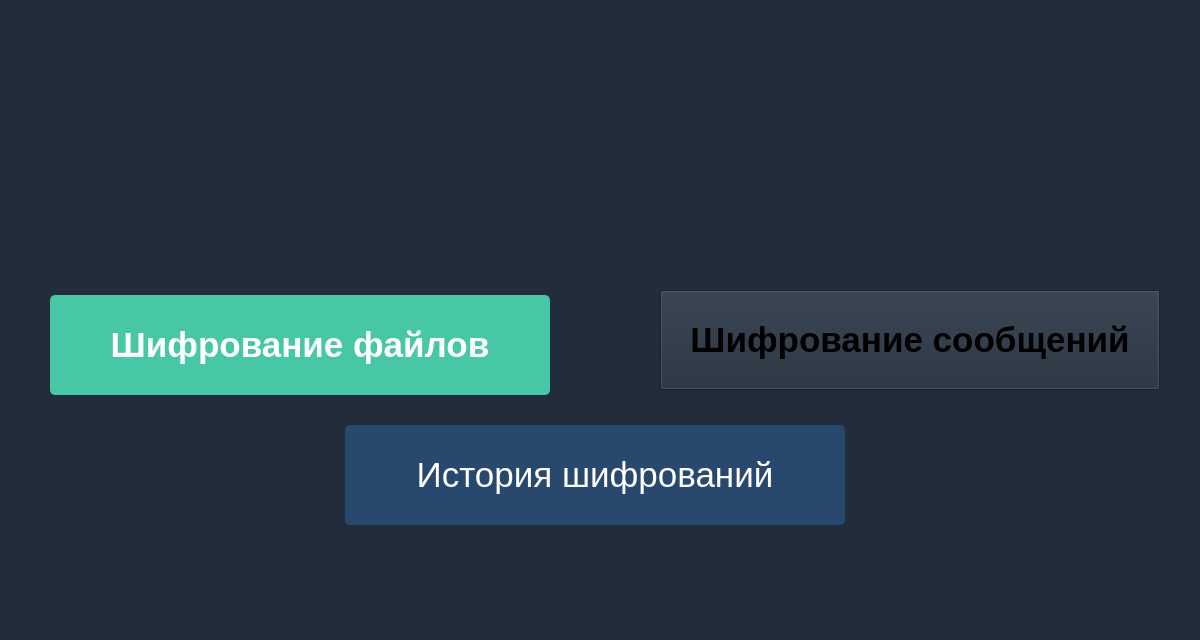
<?xml version="1.0" encoding="UTF-8"?>
<ui version="4.0">
 <class>ManageWindow</class>
 <widget class="QMainWindow" name="ManageWindow">
  <property name="geometry">
   <rect>
    <x>0</x>
    <y>0</y>
    <width>1200</width>
    <height>640</height>
   </rect>
  </property>
  <property name="windowTitle">
   <string>ManageWindow</string>
  </property>
  <property name="styleSheet">
   <string notr="true">QPushButton
{
	corlor: white;
}
</string>
  </property>
  <widget class="QWidget" name="centralwidget">
   <property name="styleSheet">
    <string notr="true">background-color: rgba(34, 44, 58, 1);</string>
   </property>
   <widget class="QPushButton" name="OpenMessageEncription">
    <property name="geometry">
     <rect>
      <x>660</x>
      <y>290</y>
      <width>500</width>
      <height>100</height>
     </rect>
    </property>
    <property name="font">
     <font>
      <family>Arial</family>
      <pointsize>26</pointsize>
      <weight>75</weight>
      <bold>true</bold>
     </font>
    </property>
    <property name="styleSheet">
     <string notr="true">background-color: rgba(72, 199, 166, 1);
color: white;
border-radius: 5px;

QPushButton::hover
{
	
	background-color: rgb(135, 255, 71);
}</string>
    </property>
    <property name="text">
     <string>Шифрование сообщений</string>
    </property>
   </widget>
   <widget class="QPushButton" name="OpenFilesEncription">
    <property name="geometry">
     <rect>
      <x>50</x>
      <y>295</y>
      <width>500</width>
      <height>100</height>
     </rect>
    </property>
    <property name="font">
     <font>
      <family>Arial</family>
      <pointsize>26</pointsize>
      <weight>75</weight>
      <bold>true</bold>
     </font>
    </property>
    <property name="styleSheet">
     <string notr="true">background-color: rgba(72, 199, 166, 1);
color: white;
border-radius: 5px;</string>
    </property>
    <property name="text">
     <string>Шифрование файлов</string>
    </property>
   </widget>
   <widget class="QPushButton" name="OpenHistoryEncription">
    <property name="geometry">
     <rect>
      <x>345</x>
      <y>425</y>
      <width>500</width>
      <height>100</height>
     </rect>
    </property>
    <property name="font">
     <font>
      <pointsize>26</pointsize>
     </font>
    </property>
    <property name="styleSheet">
     <string notr="true">background-color: rgba(41, 72, 109, 1);
color: white;
border-radius: 5px;</string>
    </property>
    <property name="text">
     <string>История шифрований</string>
    </property>
   </widget>
   <widget class="QLabel" name="label">
    <property name="geometry">
     <rect>
      <x>390</x>
      <y>30</y>
      <width>451</width>
      <height>231</height>
     </rect>
    </property>
    <property name="text">
     <string/>
    </property>
    <property name="pixmap">
     <pixmap>Images/Logo_MainW.png</pixmap>
    </property>
   </widget>
  </widget>
 </widget>
 <resources/>
 <connections/>
</ui>
